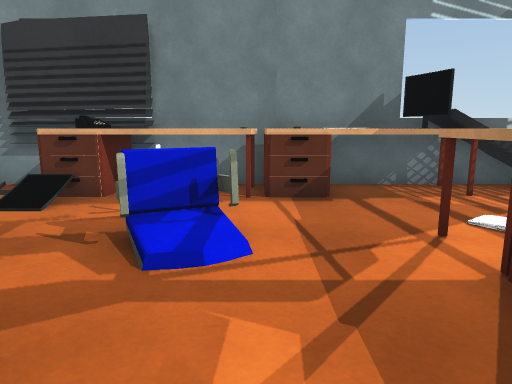
[1] (above)

13 first-person views from a walk through a Unity game level. The camera is 1.2 m above the floor, tilts 10° down and sees 70° across. The floor is counted in squares, 1 m on a side. Each view is taken from the middle of a square. On the plan, view 1 faces up. The plan holds only what a view shows up to about 15 squares ahead; the rest is blank. The place goes on beyond the plan.

[2]
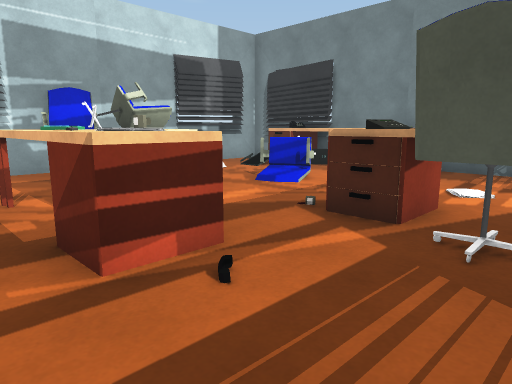

[3]
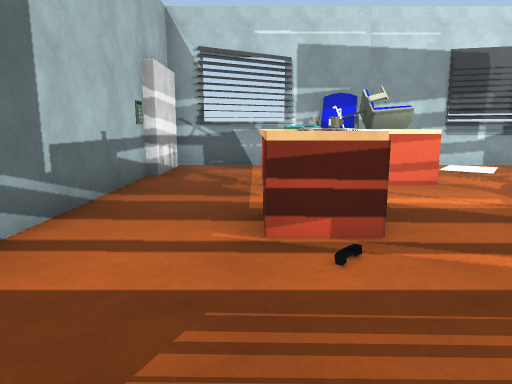

[4]
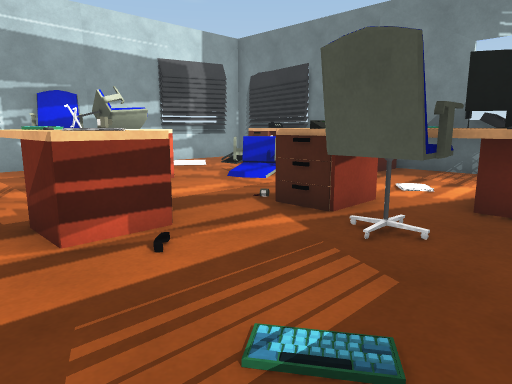

[5]
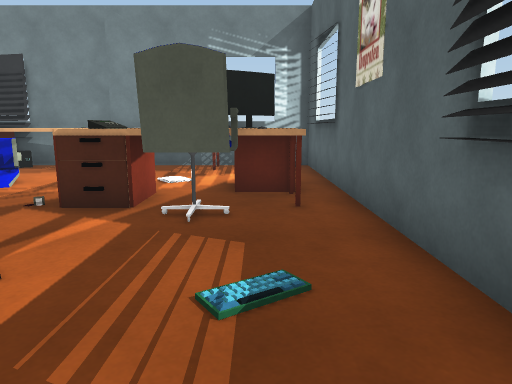

[6]
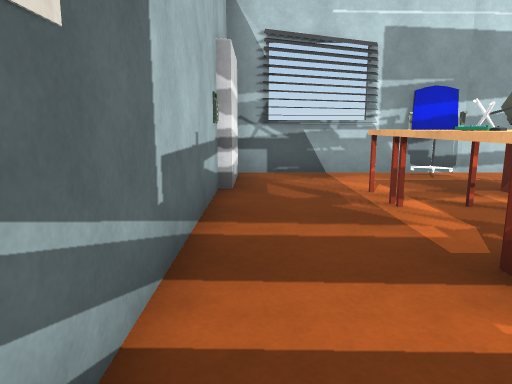

[7]
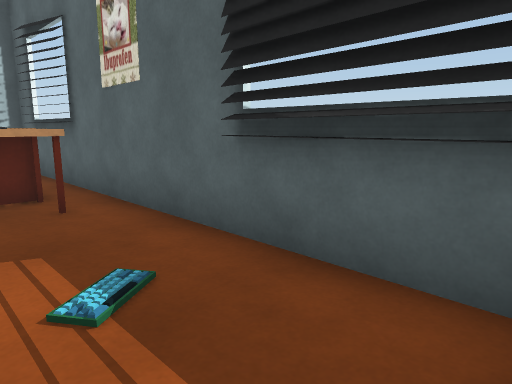

[8]
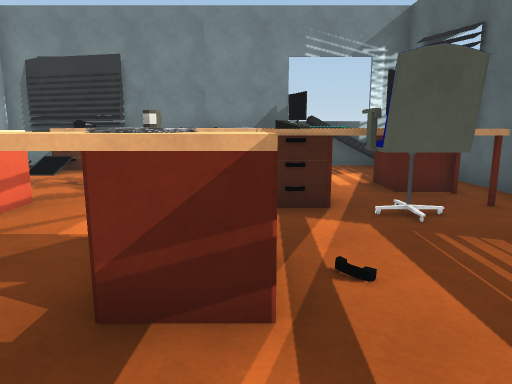

[9]
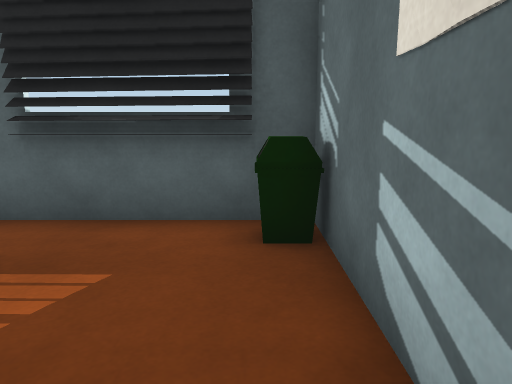

[10]
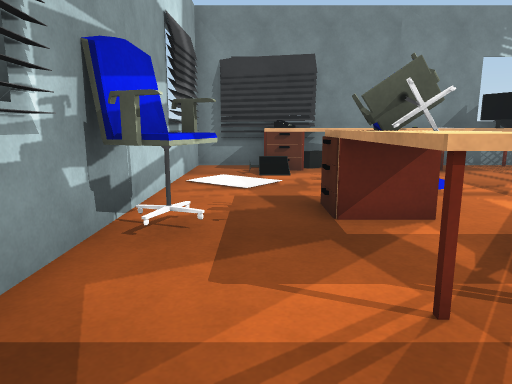

[11]
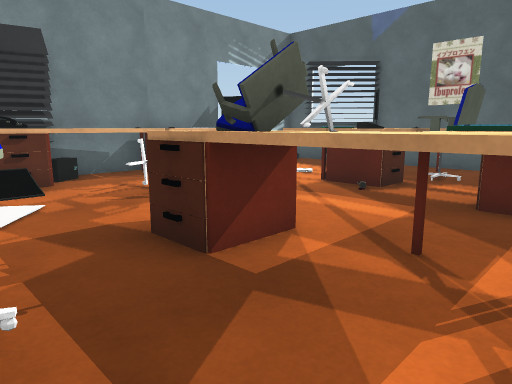

[12]
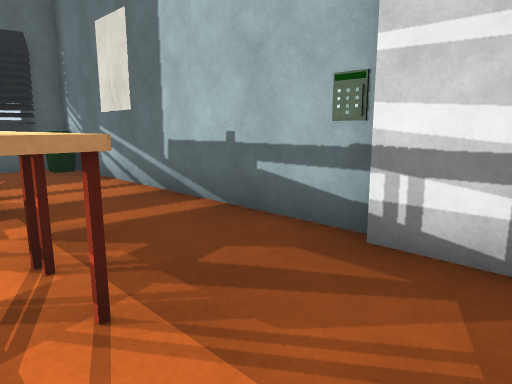

[13]
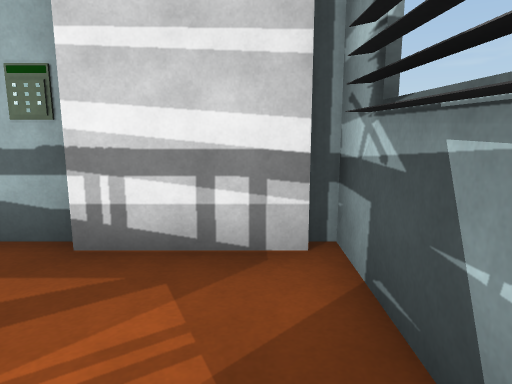

### Floor plan
Key: @ floor where view 1 was taken; # wall or solid block; x gap in a wall; . floor; = window, fence, low wall or low ledge; ^ raised ledge.
Columns run from 6 left of view 1 to 7 right of it. Each row starts with its distance up from view 1.
  8 ##############
  7 #.=^^^^^^^#=##
  6 #..=^^^^^....#
  5 #............#
  4 #....==.^^^^.#
  3 #....=..^^^^^#
  2 #..#^...^^^^^#
  1 ##.^x...#x^^.#
  0 #^.^^.@......#
 -1 #..^^^^^^....#
 -2 #...^^^^^....#
 -3 #............#
 -4 #...........##
 -5 ##############

Positions as (right, up) in squares from view 1, and headings:
1: (0, 0), facing up
2: (5, -3), facing up-left
3: (6, -2), facing left
4: (6, -3), facing up-left
5: (5, -4), facing up
6: (4, -4), facing left
7: (4, -4), facing up-right
8: (2, -4), facing up
9: (2, -4), facing right
10: (-4, -4), facing up
11: (-5, -2), facing up-right
12: (-5, -1), facing down-right
13: (-5, -1), facing down
